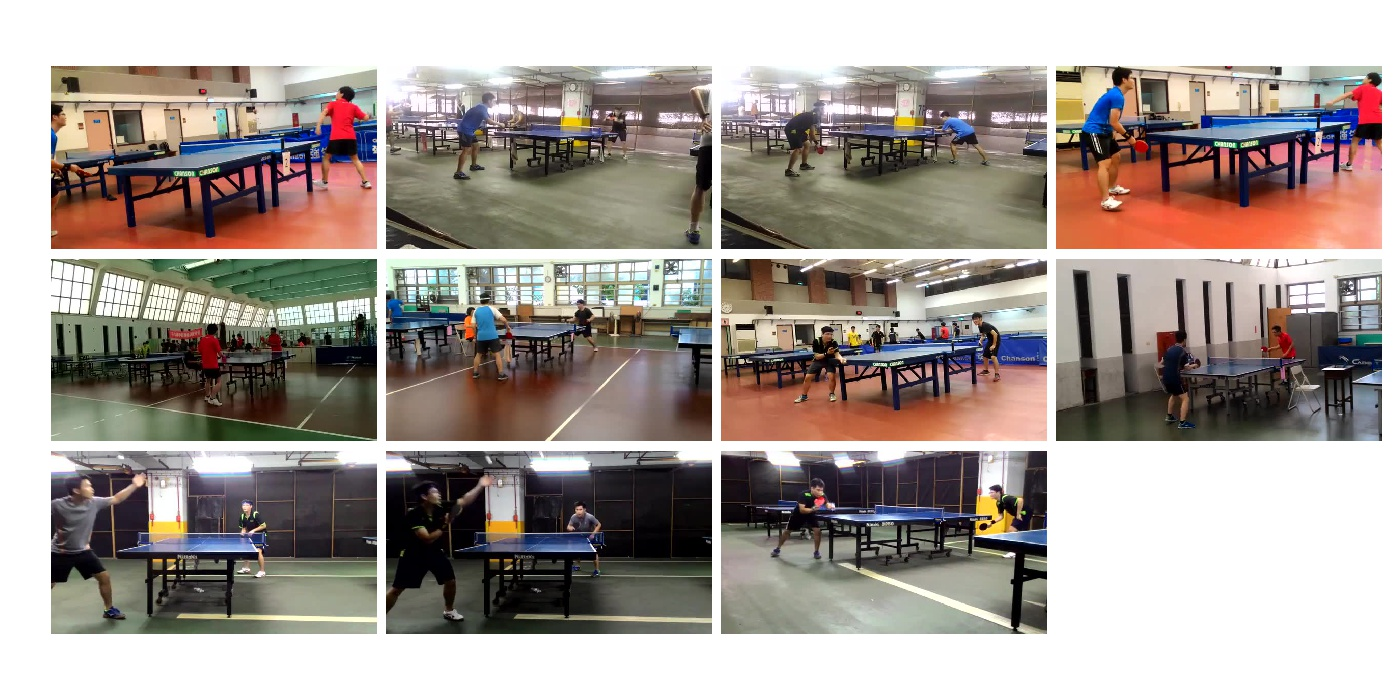
#> input picture explore.jpg, 1400 x 700 px
$ jupyter execute --allow-errors main.ipynb   (shell and % lines are left out)
#> lines starting #> are read from the running program, lines starting #| are printed output that depends on the picture
[cell 1]
import numpy as np
import scipy as sp
import matplotlib.pyplot as plt
plt.style.use('seaborn')

import skimage
from skimage import feature
from skimage import io
from skimage import draw
from skimage import color
from scipy.spatial import Delaunay

[cell 2]
cimg = skimage.img_as_float(io.imread('./explore.jpg'))
img = color.rgb2gray(cimg)
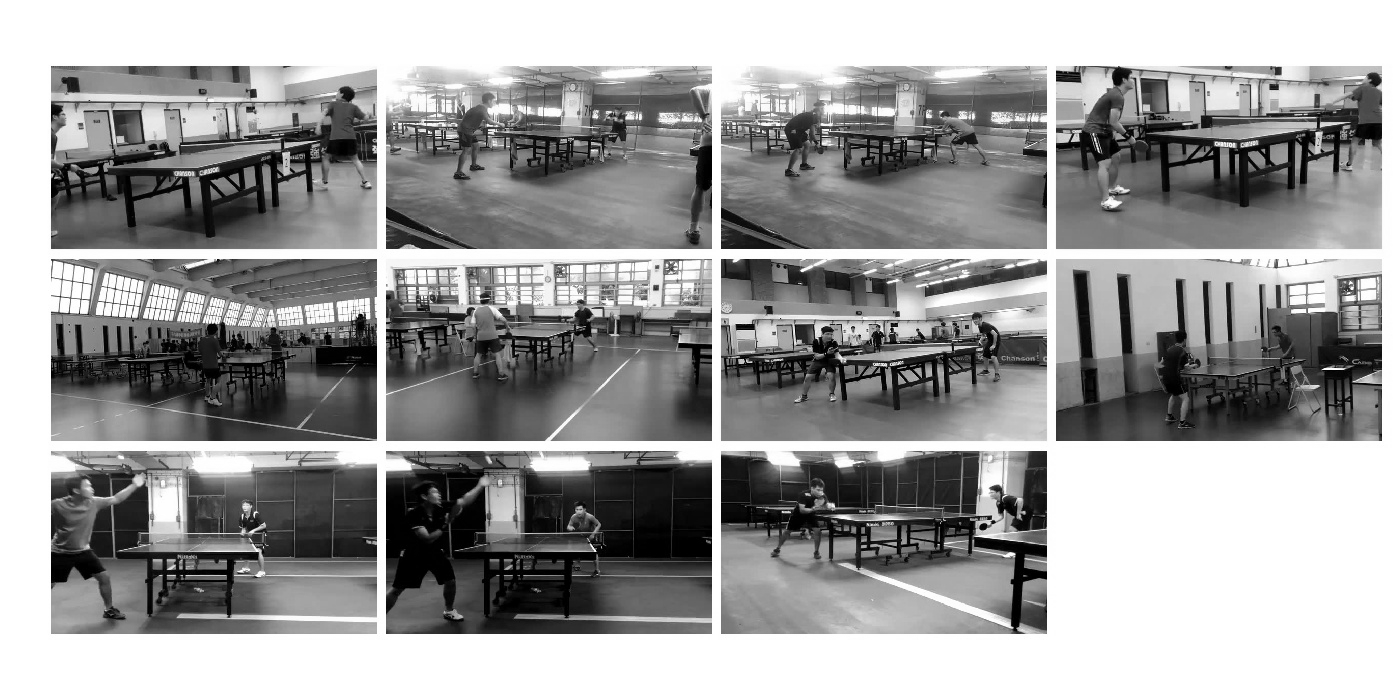
#> img: shape (700, 1400) float64; min 0, max 1, mean 0.624

fig, ax = plt.subplots(dpi=100)
ax.imshow(img, cmap='gray')
ax.grid(False)
plt.show()

[cell 3]
coords = feature.corner_peaks(feature.corner_harris(img), min_distance=5)
#> coords = 5946 pairs, first value 5 to 694, second value 5 to 1393
points = coords[:, [1, 0]]
#> points = 5946 pairs, first value 5 to 1393, second value 5 to 694

fig, ax = plt.subplots(dpi=100)
ax.imshow(img, interpolation='nearest', cmap=plt.cm.gray)
ax.plot(points[:, 0], points[:, 1], '.b', markersize=10)
ax.grid(False)
plt.show()
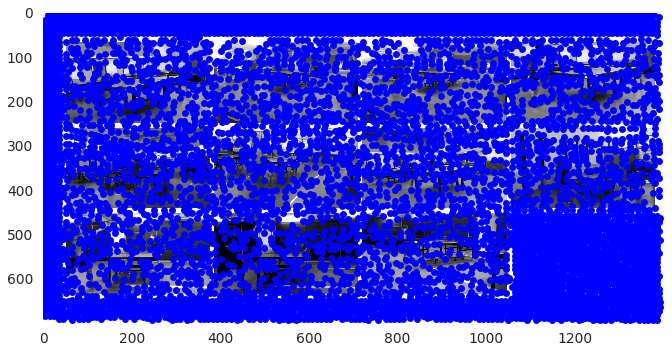
#> figure drawn by matplotlib, 1 panel

[cell 4]

points = np.random.rand(500, 2)
#> (the rest of this cell did not finish here and is left out)

#> (a cell that did not finish here is left out)

[cell 6]

h, w = img.shape
#> h = 700; w = 1400
points = np.vstack((points, [[0, 0]], [[w, 0]], [[0, h]], [[w, h]]))
tri = Delaunay(points)

fig, ax = plt.subplots(dpi=100)
ax.triplot(points[:,0], points[:,1], tri.simplices.copy())
ax.plot(points[:, 0], points[:, 1], '.')
ax.invert_yaxis()
plt.show()
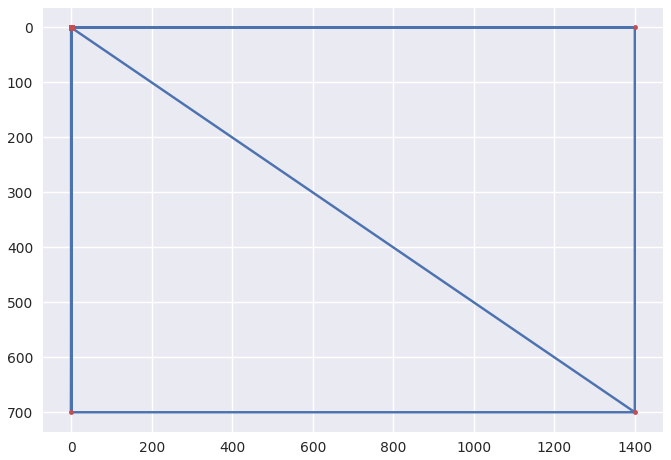
#> figure drawn by matplotlib, 1 panel
